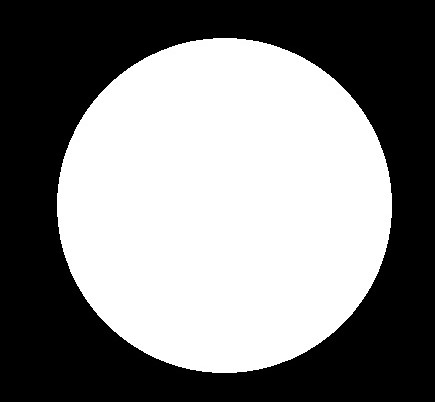
#> input picture opencv/circle.jpg, 435 x 402 px
$ python test_9.py
#> lines starting #> are read from the running program, lines starting #| are printed output that depends on the picture
import cv2
import numpy

circle = cv2.imread('circle.jpg')
#> circle is the input picture: shape (402, 435, 3); min 0, max 255, mean 128.4
kernel = numpy.ones((30, 30))
new_circle = cv2.erode(circle, kernel, iterations=2)
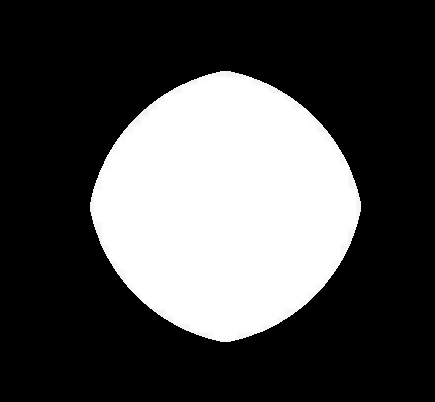
#> new_circle: shape (402, 435, 3); min 0, max 255, mean 76.8
res = numpy.hstack((circle, new_circle))
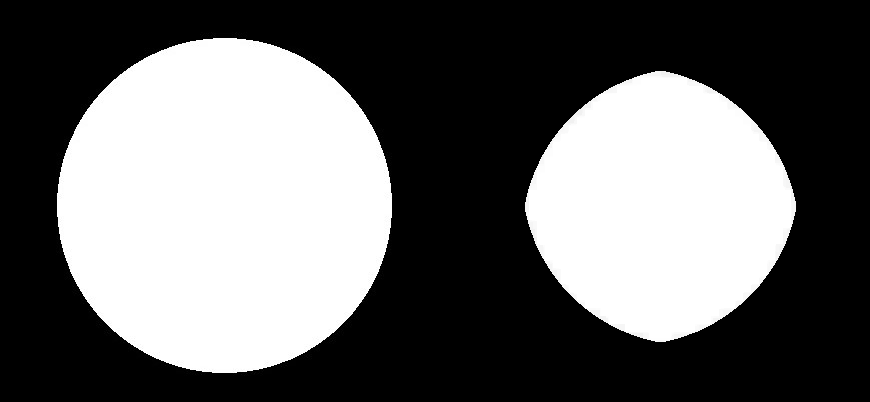
#> res: shape (402, 870, 3); min 0, max 255, mean 102.6
cv2.imshow('different', res)
cv2.waitKey(0)
